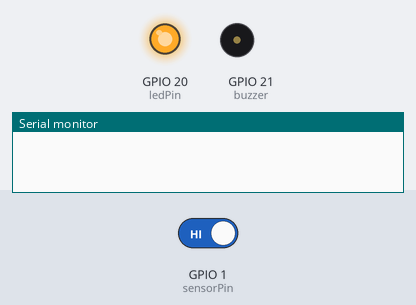
The sketch below on a simulated ESP32. On the bench: output pins drawn as LEDs (lit = HIGH), buzzer (waves = sounding, pin HIGH), the last lines printed to the serial monitor. The inputs (shaded band) are chosen by the test bench; at power-on: GPIO 1 (sensorPin) HIGH.

Above: at 0.0 s.
At 5.1 s:
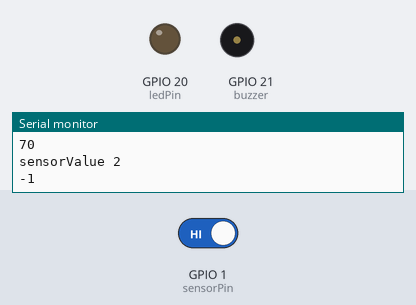
Timing chart, 0 to 6.6 s (numbered marks = the images above):
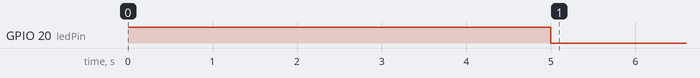

The sketch:

lab_7_2.ino
```cpp
const int sensorPin = 1;    // pin that the sensor is attached to
const int ledPin = 20;        // pin that the LED is attached to
const int buzzer = 21; //buzzer to arduino pin 9
// variables:
int sensorValue = 0;         // the sensor value
int sensorMin = 1023;        // minimum sensor value
int sensorMax = 0;           // maximum sensor value

void setup(){
  Serial.begin(9600);
  pinMode(buzzer, OUTPUT);

  // turn on LED to signal the start of the calibration period:
  pinMode(ledPin, OUTPUT);
  digitalWrite(ledPin, HIGH);

  // calibrate during the first five seconds
  while (millis() < 5000) {
    sensorValue = touchRead(sensorPin);

    // record the maximum sensor value
    if (sensorValue > sensorMax) {
      sensorMax = sensorValue;
    }

    // record the minimum sensor value
    if (sensorValue < sensorMin) {
      sensorMin = sensorValue;
    }
  }
  // signal the end of the calibration period
  digitalWrite(ledPin, LOW);
}


void loop(){
  // read the sensor:
  Serial.println("sensorMax ");
  Serial.println(sensorMax);
  Serial.println("sensorMin ");
  Serial.println(sensorMin);
  Serial.println("sensorValue 1");

  sensorValue = touchRead(sensorPin);
  Serial.println(sensorValue);

  // in case the sensor value is outside the range seen during calibration
  sensorValue = constrain(sensorValue, sensorMin, sensorMax);
  // apply the calibration to the sensor reading
  sensorValue = map(sensorValue, sensorMin, sensorMax, 0, 255);

  Serial.println("sensorValue 2");
  Serial.println(sensorValue);

  // fade the LED using the calibrated value:
  analogWrite(ledPin, sensorValue);
  tone(buzzer, sensorValue);
  delay(1000);
  noTone(buzzer);
}
```
